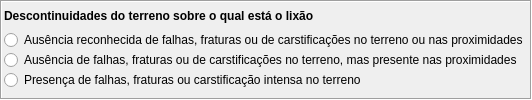
        <widget class="QFrame" name="frame_31">
         <property name="sizePolicy">
          <sizepolicy hsizetype="Preferred" vsizetype="Fixed">
           <horstretch>0</horstretch>
           <verstretch>0</verstretch>
          </sizepolicy>
         </property>
         <property name="frameShape">
          <enum>QFrame::Box</enum>
         </property>
         <property name="frameShadow">
          <enum>QFrame::Sunken</enum>
         </property>
         <layout class="QHBoxLayout" name="horizontalLayout_53" stretch="0">
          <property name="spacing">
           <number>2</number>
          </property>
          <property name="leftMargin">
           <number>2</number>
          </property>
          <property name="topMargin">
           <number>2</number>
          </property>
          <property name="rightMargin">
           <number>2</number>
          </property>
          <property name="bottomMargin">
           <number>2</number>
          </property>
          <item>
           <layout class="QVBoxLayout" name="verticalLayout_64">
            <property name="spacing">
             <number>2</number>
            </property>
            <item>
             <widget class="QLabel" name="lbDescontinuidadeTerreno">
              <property name="sizePolicy">
               <sizepolicy hsizetype="Preferred" vsizetype="Fixed">
                <horstretch>0</horstretch>
                <verstretch>0</verstretch>
               </sizepolicy>
              </property>
              <property name="text">
               <string>&lt;html&gt;&lt;head/&gt;&lt;body&gt;&lt;p align=&quot;justify&quot;&gt;&lt;span style=&quot; font-weight:600;&quot;&gt;Descontinuidades do terreno sobre o qual está o lixão&lt;/span&gt;&lt;/p&gt;&lt;/body&gt;&lt;/html&gt;</string>
              </property>
             </widget>
            </item>
            <item>
             <layout class="QVBoxLayout" name="verticalLayout_65">
              <property name="spacing">
               <number>0</number>
              </property>
              <item>
               <widget class="QRadioButton" name="rbDescontinuidadeTerreno_0">
                <property name="sizePolicy">
                 <sizepolicy hsizetype="Preferred" vsizetype="Fixed">
                  <horstretch>0</horstretch>
                  <verstretch>0</verstretch>
                 </sizepolicy>
                </property>
                <property name="text">
                 <string>Ausência reconhecida de falhas, fraturas ou de carstificações no terreno ou nas proximidades</string>
                </property>
               </widget>
              </item>
              <item>
               <widget class="QRadioButton" name="rbDescontinuidadeTerreno_1">
                <property name="sizePolicy">
                 <sizepolicy hsizetype="Preferred" vsizetype="Fixed">
                  <horstretch>0</horstretch>
                  <verstretch>0</verstretch>
                 </sizepolicy>
                </property>
                <property name="text">
                 <string>Ausência de falhas, fraturas ou de carstificações no terreno, mas presente nas proximidades</string>
                </property>
               </widget>
              </item>
              <item>
               <widget class="QRadioButton" name="rbDescontinuidadeTerreno_2">
                <property name="sizePolicy">
                 <sizepolicy hsizetype="Preferred" vsizetype="Fixed">
                  <horstretch>0</horstretch>
                  <verstretch>0</verstretch>
                 </sizepolicy>
                </property>
                <property name="text">
                 <string>Presença de falhas, fraturas ou carstificação intensa no terreno</string>
                </property>
               </widget>
              </item>
             </layout>
            </item>
           </layout>
          </item>
         </layout>
        </widget>
